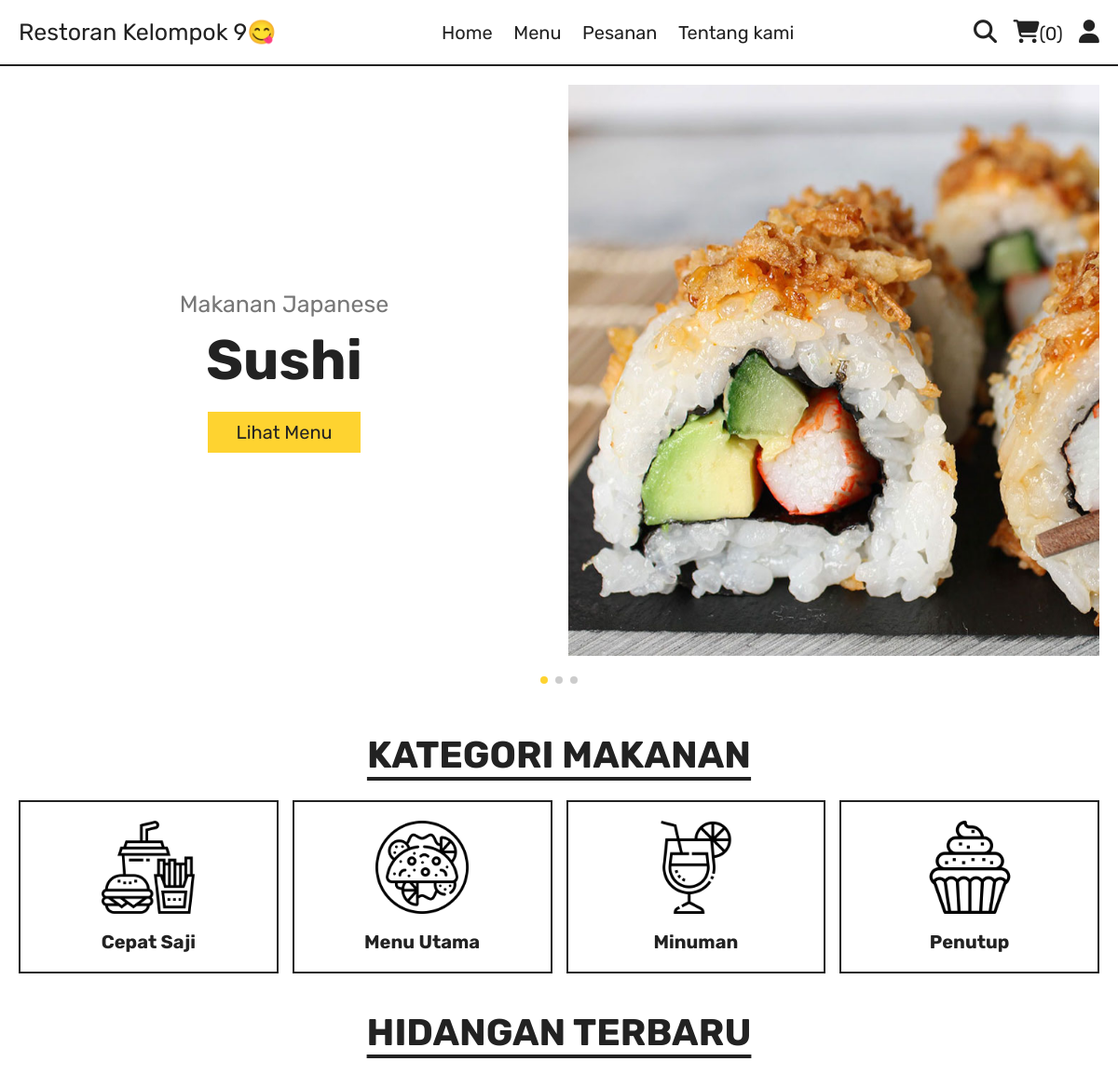
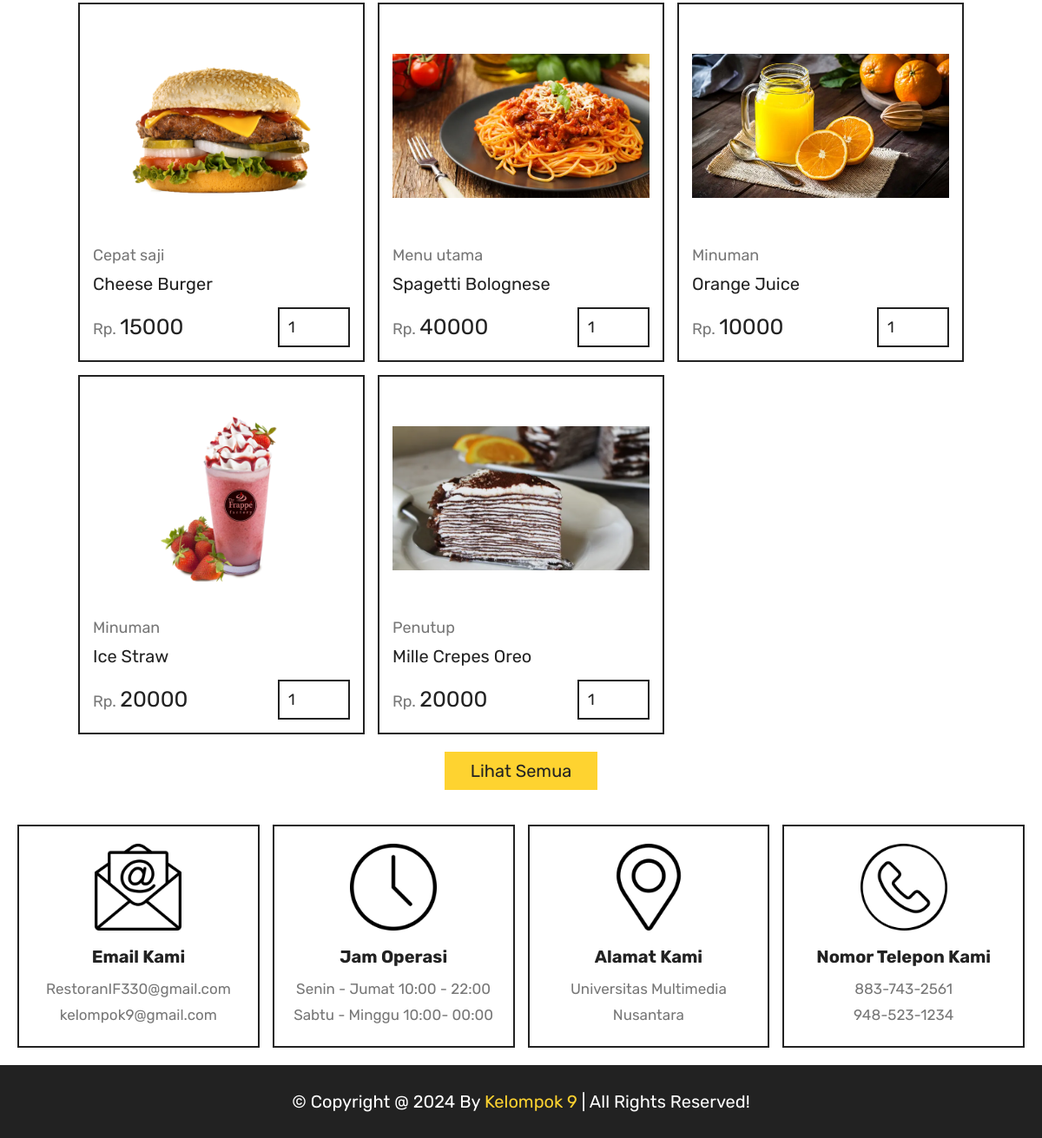
The app's page /home.php with its own data (2 pictures, top to bottom).
### tables this page shows
CREATE TABLE `products` (
  `id` int(100) NOT NULL,
  `name` varchar(100) NOT NULL,
  `category` varchar(100) NOT NULL,
  `price` int(10) NOT NULL,
  `image` varchar(100) NOT NULL,
  `description` varchar(100) NOT NULL
);

### home.php (the view, shortened to what this page needs)
<?php
include 'components/connect.php';
?>
<!DOCTYPE html>
<html lang="en">
<head>
   <link rel="stylesheet" href="https://unpkg.com/swiper@8/swiper-bundle.min.css" />
   <link rel="stylesheet" href="https://cdnjs.cloudflare.com/ajax/libs/font-awesome/6.1.1/css/all.min.css">
   <link rel="stylesheet" href="css/style.css">
</head>
<body>
<?php include 'components/user_header.php'; ?>
<section class="hero">
   <div class="swiper hero-slider">
      <div class="swiper-wrapper">
         <div class="swiper-slide slide">
            <div class="content">
               <span>Makanan Japanese</span>
               <h3>Sushi</h3>
               <a href="menu.php" class="btn">Lihat menu</a>
            </div>
            <div class="image">
               <img src="images/sushii.jpeg" alt="">
            </div>
         </div>
         <div class="swiper-slide slide">
            <div class="content">
               <span>Makanan Western</span>
               <h3>Cheese burger</h3>
               <a href="menu.php" class="btn">Lihat menu</a>
            </div>
            <div class="image">
            </div>
         </div>
         <div class="swiper-slide slide">
            <div class="content">
               <span>Desserts</span>
               <h3>Mille crepes oreo</h3>
               <a href="menu.php" class="btn">Lihat menu</a>
            </div>
            <div class="image">
               <img src="images/mille.jpeg" alt="">
            </div>
         </div>
      </div>
      <div class="swiper-pagination"></div>
   </div>
</section>
<section class="category">
   <h1 class="title">Kategori makanan</h1>
   <div class="box-container">
      <a href="category.php?category=Cepat saji" class="box">
         <img src="images/cat-1.png" alt="">
         <h3>Cepat saji</h3>
      </a>
      <a href="category.php?category=Menu utama" class="box">
         <img src="images/cat-2.png" alt="">
         <h3>Menu utama</h3>
      </a>
      <a href="category.php?category=Minuman" class="box">
         <img src="images/cat-3.png" alt="">
         <h3>Minuman</h3>
      </a>
      <a href="category.php?category=Penutup" class="box">
         <img src="images/cat-4.png" alt="">
         <h3>Penutup</h3>
      </a>
   </div>
</section>
<section class="products">
   <h1 class="title">Hidangan terbaru</h1>
   <div class="box-container">
      <?php
         $select_products = $conn->prepare("SELECT * FROM `products` LIMIT 6");
         $select_products->execute();
         if($select_products->rowCount() > 0){
            while($fetch_products = $select_products->fetch(PDO::FETCH_ASSOC)){
      ?>
      <form action="" method="post" class="box">
         <img src="uploaded_img/<?= $fetch_products['image']; ?>" alt="">
         <a href="category.php?category=<?= $fetch_products['category']; ?>" class="cat"><?= $fetch_products['category']; ?></a>
         <div class="name"><?= $fetch_products['name']; ?></div>
         <div class="flex">
            <div class="price"><span>Rp. </span><?= $fetch_products['price']; ?></div>
            <input type="number" name="qty" class="qty" min="1" max="99" value="1" maxlength="2">
         </div>
      </form>
      <?php
            }
         }else{
            echo '<p class="empty">produk belum ditambahkan!</p>';
         }
      ?>
   </div>
   <div class="more-btn">
      <a href="menu.php" class="btn">Lihat semua</a>
   </div>
</section>
<?php include 'components/footer.php'; ?>
</body>
</html>

### components/user_header.php (shortened to what this page needs)
<header class="header">
   <section class="flex">
      <a href="home.php" class="logo">Restoran Kelompok 9😋</a>
      <nav class="navbar">
         <a href="home.php">Home</a>
         <a href="menu.php">Menu</a>
         <a href="orders.php">Pesanan</a>
         <a href="about.php">Tentang kami</a>
      </nav>
      <div class="icons">
         <?php
            $count_cart_items = $conn->prepare("SELECT * FROM `cart` WHERE user_id = ?");
            $count_cart_items->execute([$user_id]);
            $total_cart_items = $count_cart_items->rowCount();
         ?>
         <a href="search.php"><i class="fas fa-search"></i></a>
         <a href="cart.php"><i class="fas fa-shopping-cart"></i><span>(<?= $total_cart_items; ?>)</span></a>
         <div id="user-btn" class="fas fa-user"></div>
      </div>
   </section>
</header>

### components/footer.php (shortened to what this page needs)
<footer class="footer">
   <section class="grid">
      <div class="box">
         <img src="images/email-icon.png" alt="">
         <h3>Email kami</h3>
         <a href="RestoranIF330@gmail.com">RestoranIF330@gmail.com</a>
         <a href="kelompok9@gmail.com">kelompok9@gmail.com</a>
      </div>
      <div class="box">
         <img src="images/clock-icon.png" alt="">
         <h3>Jam operasi</h3>
         <p>Senin - Jumat 10:00 - 22:00</p>
         <p>Sabtu - Minggu 10:00- 00:00</p>
      </div>
      <div class="box">
         <img src="images/map-icon.png" alt="">
         <h3>Alamat kami</h3>
         <a href="#">Universitas Multimedia Nusantara</a>
      </div>
      <div class="box">
         <img src="images/phone-icon.png" alt="">
         <h3>Nomor telepon kami</h3>
         <a href="tel:8837432561">883-743-2561</a>
         <a href="tel:9485231234">948-523-1234</a>
      </div>
   </section>
   <div class="credit">&copy; copyright @ <?= date('Y'); ?> by <span>Kelompok 9</span> | all rights reserved!</div>
</footer>

### css/style.css (style rules this page uses)
:root { --yellow:#fed330; --red:#e74c3c; --white:#fff; --black:#222; --light-color:#777; --border:.2rem solid var(--black); }
* { font-family: 'Rubik', sans-serif; margin:0; padding:0; box-sizing: border-box; outline: none; border: none; text-decoration: none; }
html { font-size: 62.5%; overflow-x: hidden; scroll-behavior: smooth; stop-opacity: 7rem; }
section { margin:0 auto; max-width: 1200px; padding:2rem; }
.title { text-align: center; margin-bottom: 2.5rem; font-size: 4rem; color:var(--black); text-transform: uppercase; text-decoration: underline; text-underline-offset: 1rem; }
.btn, .delete-btn { margin-top: 1rem; display: inline-block; font-size: 2rem; padding:1rem 3rem; cursor: pointer; text-transform: capitalize; transition: .2s linear; }
.btn { background-color: var(--yellow); color:var(--black); }
.header { position: sticky; top:0; left:0; right:0; z-index: 1000; background-color: var(--white); border-bottom: var(--border); }
.header .flex { display: flex; align-items: center; justify-content: space-between; position: relative; }
.header .flex .logo { font-size: 2.5rem; color:var(--black); }
.header .flex .navbar a { font-size: 2rem; color:var(--black); margin:0 1rem; }
.header .flex .icons > * { margin-left: 1.5rem; font-size: 2.5rem; color:var(--black); cursor: pointer; }
.header .flex .icons span { font-size: 2rem; }
.hero .slide { display: flex; align-items: center; flex-wrap: wrap-reverse; gap:2rem; margin-bottom: 4rem; }
.hero .slide .image { flex:1 1 40rem; }
.hero .slide .image img { width: 100%; }
.hero .slide .content { flex:1 1 40rem; text-align: center; }
.hero .slide .content span { font-size: 2.5rem; color:var(--light-color); }
.hero .slide .content h3 { margin:1rem 0; font-size: 6rem; color:var(--black); text-transform: capitalize; }
.category .box-container { display: grid; grid-template-columns: repeat(auto-fit, minmax(27rem, 1fr)); gap:1.5rem; align-items: flex-start; }
.category .box-container .box { border:var(--border); padding:2rem; text-align: center; }
.category .box-container .box img { width: 100%; height: 10rem; object-fit: contain; }
.category .box-container .box h3 { font-size: 2rem; margin-top: 1.5rem; color:var(--black); text-transform: capitalize; }
.products .box-container { display: grid; grid-template-columns: repeat(auto-fit, 33rem); justify-content: center; align-items: flex-start; gap:1.5rem; }
.products .box-container .box { border:var(--border); padding:1.5rem; position: relative; overflow: hidden; }
.products .box-container .box img { height: 25rem; width: 100%; object-fit: contain; margin-bottom: 1rem; }
.products .box-container .box .cat { font-size: 1.8rem; color:var(--light-color); }
.products .box-container .box .name { font-size: 2rem; color:var(--black); margin:1rem 0; }
.products .box-container .box .flex { display: flex; align-items: center; gap:1rem; margin-top: 1.5rem; }
.products .box-container .box .flex .price { margin-right: auto; font-size: 2.5rem; color:var(--black); }
.products .box-container .box .flex .price span { color:var(--light-color); font-size: 1.8rem; }
.products .box-container .box .flex .qty { padding:1rem; border:var(--border); font-size: 1.8rem; color:var(--black); }
.products .more-btn { margin-top: 1rem; text-align: center; }
.footer .grid { display: grid; grid-template-columns: repeat(auto-fit, minmax(27rem, 1fr)); gap:1.5rem; align-items: flex-start; }
.footer .grid .box { border:var(--border); padding:2rem; text-align: center; }
.footer .grid .box img { height: 10rem; width: 100%; object-fit: contain; margin-bottom: .5rem; }
.footer .grid .box h3 { margin:1rem 0; font-size: 2rem; color:var(--black); text-transform: capitalize; }
.footer .grid .box p, .footer .grid .box a { display: block; font-size: 1.7rem; color:var(--light-color); line-height: 1.8; }
.credit { padding:3rem 2rem; text-align: center; background-color: var(--black); color:var(--white); font-size: 2rem; text-transform: capitalize; }
.credit span { color:var(--yellow); }

### records on screen
products: image (picture), category "Cepat saji", name "Cheese Burger", price "15000"
products: image (picture), category "Menu utama", name "Spagetti Bolognese", price "40000"
products: image (picture), category "Minuman", name "Orange Juice", price "10000"
products: image (picture), category "Minuman", name "Ice Straw", price "20000"
products: image (picture), category "Penutup", name "Mille Crepes Oreo", price "20000"

### other values on screen
$total_cart_items "0"
